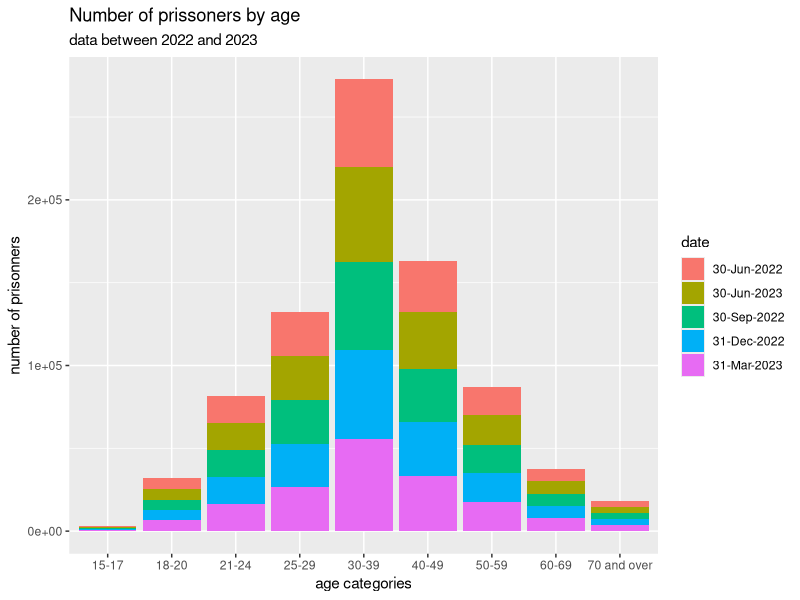

Write the R code that produced this figure.
## ---- chunk 1
knitr::opts_chunk$set(echo = TRUE)
## ---- chunk 2
library(tidyverse)
library(readxl)
# Add any other libraries here


## ---- chunk 3
# load your data 
data <- read_excel("data/criminal age dataset.xlsx")

#renaming column heading and cleaning the data so that mini headings are not in the age column
names(data)[1] <- "age"

clean_data <- data %>%
  filter(
    !age %in% c("Males and Females", "Remand", "Sentenced", "Non criminal prisoners")
  )

#removing the percentage change column

clean_data <- clean_data %>%
  select(-`Percentage change \r\nJune 2022 to 2023`)


#having to change the format of the data set to long form

data_long <- clean_data %>%
  pivot_longer(
    cols = -age,
    names_to = "date",
    values_to = "values"
  )

#forcing the count value to be numeric 

data_long$values <- as.numeric(gsub(",", "", data_long$values))

#bar plot to compare age against total number of criminals

ggplot(data_long, aes(
    x = age,
    y = values,
    fill = date
    )) +
  geom_bar(stat="identity") +
  labs(
    x = "age categories",
    y = "number of prisonners",
    title = "Number of prissoners by age",
    subtitle = "data between 2022 and 2023",
    fill = "date")

